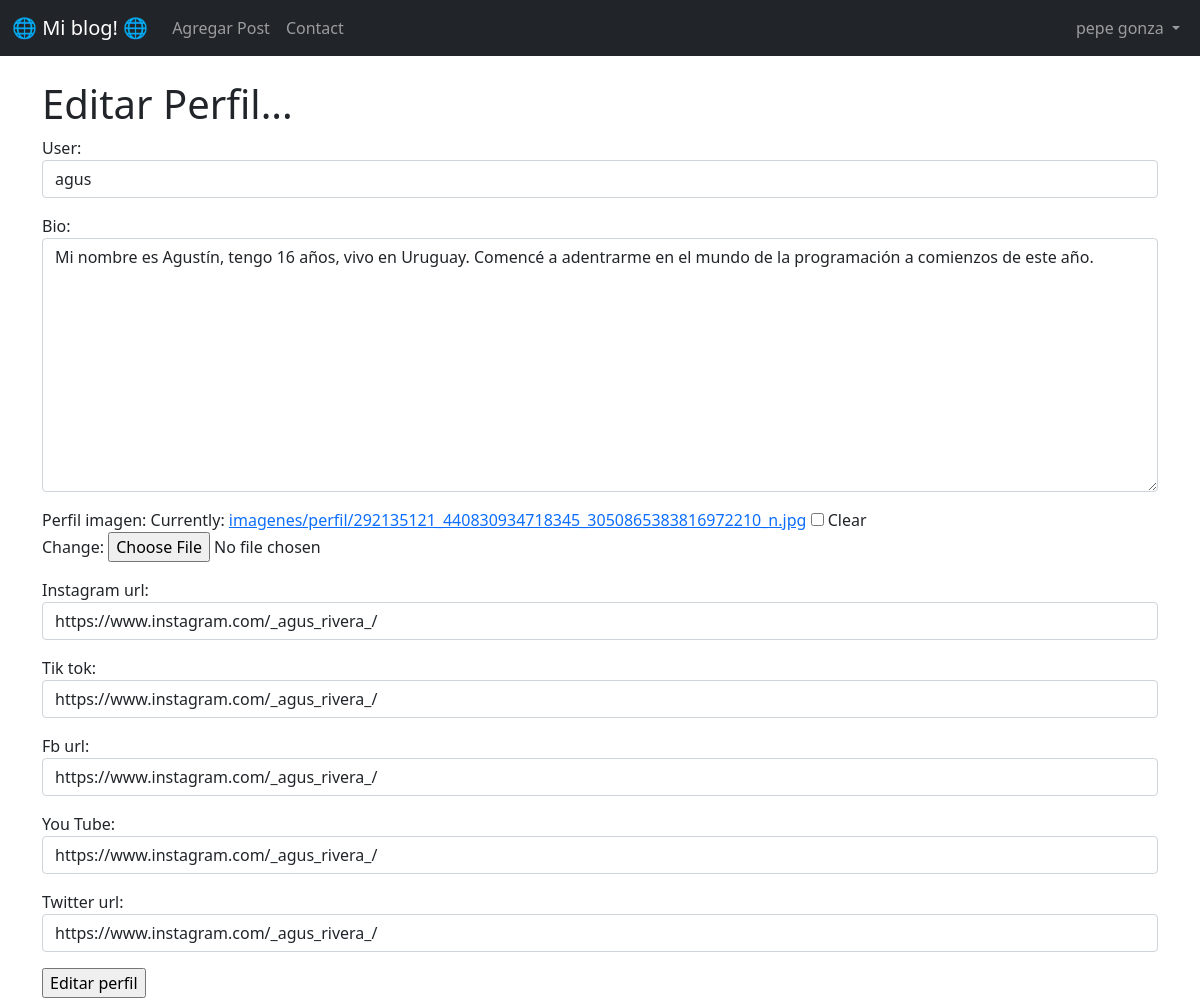
The app's page /appblog2/1/edit_perfil_page/ (signed in) with its own data.
### appblog/models.py (models this page shows, shortened)
class Perfil(models.Model):
    user = models.OneToOneField(User, null=True, on_delete=models.CASCADE)
    bio = models.TextField()
    perfil_imagen = models.ImageField(null=True, blank=True, upload_to="imagenes/perfil/")
    Instagram_url = models.CharField(max_length=255, null=True, blank=True)
    tik_tok =  models.CharField(max_length=255, null=True, blank=True)
    fb_url = models.CharField(max_length=255, null=True, blank=True)
    You_Tube =  models.CharField(max_length=255, null=True, blank=True)
    Twitter_url = models.CharField(max_length=255, null=True, blank=True)

### appblog2/views.py (the view)
# urls.py: path('<pk>/edit_perfil_page/', EditProfilePageView.as_view(), name='edit_profile_page'),
class EditProfilePageView(generic.UpdateView):
    model = Perfil
    form_class = PerfilPageForm
    template_name = 'registration/edit_profile_page.html'
    success_url = reverse_lazy('inicio')

### appblog2/forms.py
class PerfilPageForm(forms.ModelForm):
    class Meta:
        model = Perfil
        fields = ('user', 'bio', 'perfil_imagen', 'Instagram_url', 'tik_tok', 'fb_url', 'You_Tube', 'Twitter_url')
        widgets = {
            'user': forms.Select(attrs={'class' : 'form-control'}),
            'bio': forms.Textarea(attrs={'class' : 'form-control'}),
            'Instagram_url': forms.TextInput(attrs={'class' : 'form-control'}),
            'tik_tok': forms.TextInput(attrs={'class' : 'form-control'}),
            'fb_url': forms.TextInput(attrs={'class' : 'form-control'}),
            'You_Tube': forms.TextInput(attrs={'class' : 'form-control'}),
            'Twitter_url': forms.TextInput(attrs={'class' : 'form-control'}),
        }

### appblog2/templates/registration/edit_profile_page.html (shortened to what this page needs)
{% extends 'appblog/base.html' %}
{% block content %}
{% if request.user.is_authenticated %}
    <h1> Editar Perfil... </h1>
    <form method="post" enctype="multipart/form-data">
    {{form.as_p }}
    <input type="submit" value="Editar perfil">
    </form>
    </div>
{% else %}
No has iniciado sesion
{% endif %}
{% endblock %}

### appblog/templates/appblog/base.html (shortened to what this page needs)
<!doctype html>
<html lang="en">
  <head>
    <link href="https://cdn.jsdelivr.net/npm/bootstrap@5.0.2/dist/css/bootstrap.min.css" rel="stylesheet">
  </head>
  <body>
    <nav class="navbar navbar-expand-lg navbar-dark bg-dark">
        <div class="container-fluid">
          <a class="navbar-brand" href="{% url 'inicio' %}"> 🌐 Mi blog! 🌐</a>
          <div class="collapse navbar-collapse" id="navbarSupportedContent">
            <ul class="navbar-nav me-auto mb-2 mb-lg-0">
              {% if request.user.is_authenticated %}
                <li class="nav-item">
                <a class="nav-link" href="{% url 'agregar-post' %}">Agregar Post</a>
              {% endif %}
              </li>
                <li class="nav-item">
                <a class="nav-link" href="{% url 'contact' %}">Contact</a>
              </li>
            </ul>
          {% if request.user.is_authenticated %}
            <ul class="navbar-nav ml-auto">
              <li class="nav-item dropdown">
                <a class="nav-link dropdown-toggle" href="#" id="navbarDropdown" role="button" data-bs-toggle="dropdown" aria-expanded="false">
                  {{ user.first_name}}
                  {{user.last_name}}
                </a>
              </li>
                </ul>
          {% endif %}
          </div>
        </div>
      </nav>
    <br/>
    <div class="container">
    {% block content%}
    {% endblock%}
  </body>
</html>

### records on screen
Perfil: user "agus", bio "Mi nombre es Agustín, tengo 16 años, vivo en Uruguay. Comencé a adentrarme en el mundo de la programación a comienzos de este año.", Instagram_url "https://www.instagram.com/_agus_rivera_/", tik_tok "https://www.instagram.com/_agus_rivera_/", fb_url "https://www.instagram.com/_agus_rivera_/", You_Tube "https://www.instagram.com/_agus_rivera_/", Twitter_url "https://www.instagram.com/_agus_rivera_/"

### other values on screen
{{ user.first_name }} "pepe"
{{ user.last_name }} "gonza"
